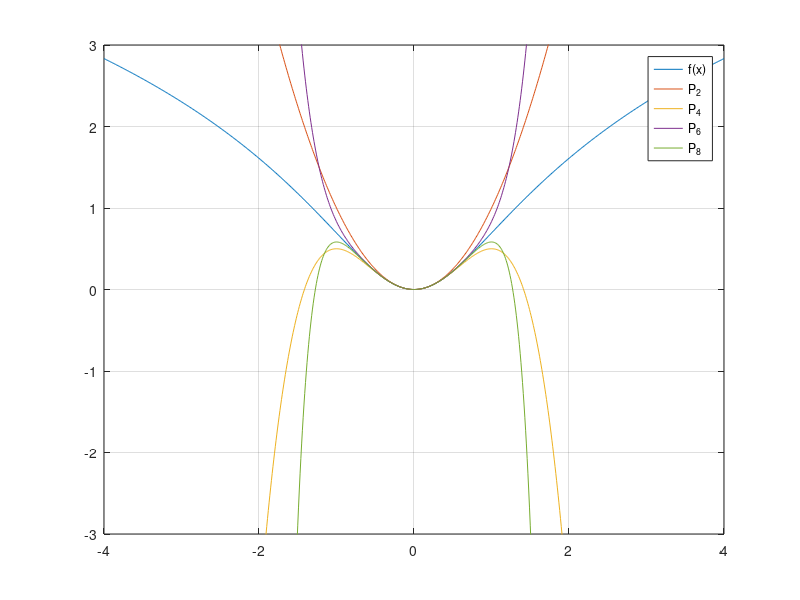

MATLAB code to generate this figure:
% ex_08_7_39.m

clear

f = @(x) log(x.^2 + 1);

P2 = @(x) x.^2;
P4 = @(x) x.^2 - x.^4 / 2;
P6 = @(x) x.^2 - x.^4 / 2 + x.^6 / 3;
P8 = @(x) x.^2 - x.^4 / 2 + x.^6 / 3 - x.^8 / 4;

v = [-4:0.01:4];
plot(v, f(v))
hold on
plot(v, P2(v))
plot(v, P4(v))
plot(v, P6(v))
plot(v, P8(v))
hold off
ylim([-3 3])
grid on
legend('f(x)', 'P_2', 'P_4', 'P_6', 'P_8')



